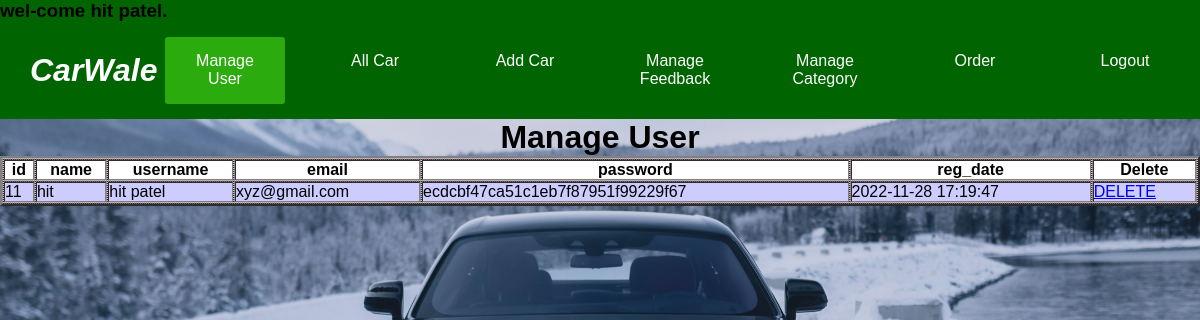
/admin/menu.php (signed in), run on the app's committed database.
### tables this page shows
CREATE TABLE `registration` (
  `id` int(10) UNSIGNED NOT NULL,
  `name` varchar(30) NOT NULL,
  `username` varchar(30) NOT NULL,
  `email` varchar(50) NOT NULL,
  `password` varchar(50) NOT NULL,
  `reg_date` timestamp NULL DEFAULT current_timestamp() ON UPDATE current_timestamp()
);

### admin/menu.php (the view, shortened to what this page needs)
<?php
if(isset($_SESSION["username"]))
{
?>
<!DOCTYPE html PUBLIC "-//W3C//DTD XHTML 1.0 Transitional//EN" "http://www.w3.org/TR/xhtml1/DTD/xhtml1-transitional.dtd">
<html xmlns="http://www.w3.org/1999/xhtml">
<head>
<link rel="stylesheet" href="menuc.css" />
</head>
<body style="background-image:url(img/rolls_royce.jpg); background-attachment: fixed;">
	<div class="menu-bar">
    <div align="left">
		<?php $_SESSION['message'] = "Welcome".$_SESSION["username"];
			echo "<h3>wel-come ".$_SESSION["username"].".</h3>";  ?>
            </div>
        <ul>
		<li style="font-style:italic" ><h1>CarWale</h1></li>
			<li class="active"><a href="menu.php">Manage User</a></li>
			<li><a href="allcar.php">All Car</a></li>
			<li><a href="uploadfile.php">Add Car</a></li>
            <li><a href="managefeedback.php">Manage Feedback</a></li>
			<li><a href="carcategory.php">Manage Category</a></li>
			<li><a href="order.php">Order</a>
			<li><a href="logout.php">Logout</a></li>
		</ul>
	</div>
	<label ><h1 align="center">Manage User</h1></label>
	<div style="background:url(bgpic.jpg);background-repeat:repeat;">
    <?php
include("dbcon.php");
$sql="select * From registration";
$res=mysqli_query($con,$sql);
echo"<table border=2 width='100%'>";
echo "<TR bgcolor='white'>";
$finfo=mysqli_fetch_fields($res);
foreach($finfo as $val)
{
  echo"<Th>",$val->name,"</Th>";
}
echo "<th>Delete</th></TR>";
while($row = mysqli_fetch_row($res))
{
	echo"<tr bgcolor='#CCCCFF'>";
	foreach($row as $k=>$v)
	{
		echo"<td>",$v,"</td>";
	}
	echo"<td><a href='deleteuser.php?id=$row[0]' onclick='javascript:return confirm(\"do you want to delete this record?\")'>DELETE</a></td></tr>";
}
} else
{
header("location:index.php");
}
?>
</div>
</body>
</html>

### admin/menuc.css (style rules this page uses)
* { padding: 0; margin: 0; box-sizing: border-box; }
body { background-image: url(img/audicar.jpg); background-size:cover; background-position: center; font-family: sans-serif; }
.menu-bar { background: rgb(0,100,0); text-align: center; }
.menu-bar ul { display: inline-flex; list-style: none; color: #fff; }
.menu-bar ul li { width: 120px; margin: 15px; padding: 15px; }
.menu-bar ul li a { text-decoration: none; color: #fff; }
.active, .menu-bar ul li:hover { background-color: #2bab0d; border-radius: 3px; }

### data on the page
registration: id "11", name "hit", username "hit patel", email "xyz@gmail.com", password "ecdcbf47ca51c1eb7f87951f99229f67", reg_date "2022-11-28 17:19:47"

### other printed values
$_SESSION["username"] "hit patel"
$val->name "id"
$val->name "name"
$val->name "username"
$val->name "email"
$val->name "password"
$val->name "reg_date"
